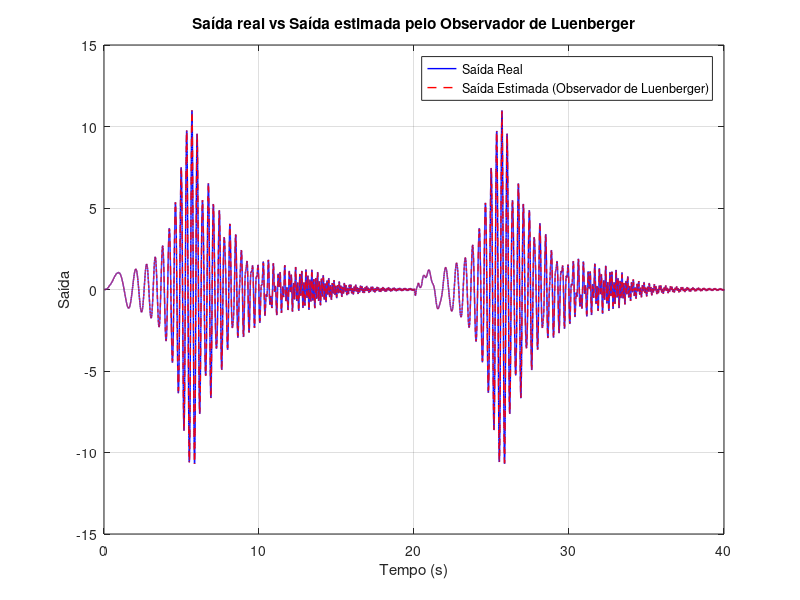

The MATLAB script that drew this image: (Note: this script raises an error after producing the figure.)
close all; clear;

% ---------------------------
% Definição do Sistema
% ---------------------------
A1 = [-0.574 17.825; 
     -17.825 -0.574];
A2 = [-5.762 49.053;
     -49.053 -5.762];

A = [A1 zeros(2);
     zeros(2) A2];

B1 = [2.726 0.0021;
      1.052 0.0012];
B2 = [-5.042 0.0054;
      1.023 -0.0014];

B = [B1; B2];

C21 = [2.938 -6.420];
C22 = [-0.055 -1.499];

C2 = [C21 C22];
D = [0 0];

% Projeto do Observador
poles_sys = eig(A);
poles_observer = 4 * real(poles_sys) + 1i*imag(poles_sys);
L = place(A', C2', poles_observer)';  % Ganho do Observador

% ---------------------------
% Definição do sinal Chirp
% ---------------------------
Fs = 1e3;            % Frequência de amostragem
Fstart = 0;           % Frequência inicial
Fstop = 12;            % Frequência final
BW = Fstop - Fstart;
Tchirp = 20;          % Duração de cada chirp (s)

tVec1 = 0:1/Fs:Tchirp;
tVec2 = (Tchirp):1/Fs:2*Tchirp;

x1_chirp = sin(2*pi*(Fstart.*tVec1 + BW/(2*Tchirp).*tVec1.^2));
x2_chirp = sin(2*pi*(Fstart.*(tVec2 - Tchirp) + BW/(2*Tchirp).*(tVec2 - Tchirp).^2));

x_chirp = [x1_chirp x2_chirp];
t = [tVec1 tVec2];
dt = 1/Fs;
tfalha = 20;          % Falha em 20 segundos

% Entrada para o sistema: 2 entradas iguais
u = [x_chirp; x_chirp];

% ---------------------------
% Simulação do Sistema
% ---------------------------
x = zeros(4, length(t));    % Estados reais
xhat = zeros(4, length(t)); % Estados estimados
e = zeros(4, length(t));    % Erro de estimação

x(:,1) = [0.0; -0.0; 0.0; -0.0];  % Estado inicial real
xhat(:,1) = x(:,1);         % Estado inicial estimado

% Definição da falha (aplicando no Modo 1)
A_danificado = A;
A2_danificado = A2 * 0.95;         % Dano severo no modo 1
A_danificado(3:4,3:4) = A2_danificado;

% Simulação
for k = 1:length(t)-1
    if t(k) < tfalha
        A_current = A;
    else
        A_current = A_danificado;
    end
    
    % Sistema real
    x(:,k+1) = x(:,k) + dt*(A_current*x(:,k) + B*u(:,k));
    
    % Observador
    y = C2*x(:,k);
    yhat = C2*xhat(:,k);
    xhat(:,k+1) = xhat(:,k) + dt*(A*xhat(:,k) + B*u(:,k) + L*(y - yhat));
    
    % Erro
    e(:,k) = x(:,k) - xhat(:,k);
end
e(:,end) = x(:,end) - xhat(:,end);

norma_erro_total = vecnorm(e);
norma_erro_modo1 = vecnorm(e(1:2,:));  % Estados 1 e 2
norma_erro_modo2 = vecnorm(e(3:4,:));  % Estados 3 e 4

% Encontrar índice da falha
idx_falha = find(t >= tfalha, 1);

% Erro médio após a falha
erro_modo1_after = mean(norma_erro_modo1(idx_falha:end));
erro_modo2_after = mean(norma_erro_modo2(idx_falha:end));

% Comparação
disp(['Erro médio após falha - Modo 1: ', num2str(erro_modo1_after)]);
disp(['Erro médio após falha - Modo 2: ', num2str(erro_modo2_after)]);

if erro_modo1_after > 2*erro_modo2_after
    disp('>> Conclusão: Dano no Modo 1 detectado.');
elseif erro_modo2_after > 2*erro_modo1_after
    disp('>> Conclusão: Dano no Modo 2 detectado.');
else
    disp('>> Conclusão: Não foi possível identificar um modo afetado de forma clara.');
end

% ---------------------------
% Saídas Reais e Estimadas
% ---------------------------
y_real = C2*x;
y_est = C2*xhat;

% Definir C para o modo 1
C_modo1 = [C21 0 0];  % Zeroa as contribuições do modo 2

% Saídas reais e estimadas só do modo 1
y_real_modo1_semfiltro = C_modo1 * x;
y_est_modo1_semfiltro = C_modo1 * xhat;

% Erro da saída do modo 1
erro_saida_modo1_semfiltro = y_real_modo1_semfiltro - y_est_modo1_semfiltro;

% Definir C para o modo 2
C_modo2 = [0 0 C22];

% Saídas reais e estimadas só do modo 2
y_real_modo2_semfiltro = C_modo2 * x;
y_est_modo2_semfiltro = C_modo2 * xhat;

% Erro da saída do modo 2
erro_saida_modo2_semfiltro = y_real_modo2_semfiltro - y_est_modo2_semfiltro;

erro_saida = y_real - y_est;

% Plotando saída real vs saída estimada
figure
plot(t, y_real, 'b', 'LineWidth', 1.0)
hold on
plot(t, y_est, 'r--', 'LineWidth', 1.0)
xlabel('Tempo (s)')
ylabel('Saída')
legend('Saída Real', 'Saída Estimada (Observador de Luenberger)')
title('Saída real vs Saída estimada pelo Observador de Luenberger')
grid on
xline(tfalha, '--k', 'Falha');

% Sinal Chirp
figure
plot(t, x_chirp)
xlabel('Tempo (s)')
ylabel('Amplitude')
title('Sinal Chirp aplicado ao sistema (0-12Hz de 0-20s e 20-40s)')
grid on

% Estados reais e estimados
figure
plot(t, x(1,:), 'b', t, xhat(1,:), 'b--')
hold on
plot(t, x(2,:), 'r', t, xhat(2,:), 'r--')
plot(t, x(3,:), 'g', t, xhat(3,:), 'g--')
plot(t, x(4,:), 'm', t, xhat(4,:), 'm--')
legend('x1', 'x1 estimado', 'x2', 'x2 estimado', 'x3', 'x3 estimado', 'x4', 'x4 estimado')
xlabel('Tempo (s)')
ylabel('Estados')
title('Estados reais vs estimados (Filtro de Kalman)')
grid on
xline(tfalha, '--k', 'Falha');

% Norma total do erro
figure
plot(t, norma_erro_total, 'k', 'LineWidth', 1.5)
xlabel('Tempo (s)')
ylabel('Norma do erro ||e(t)||')
title('Norma do erro total (Filtro de Kalman)')
grid on
xline(tfalha, '--r', 'Falha');

% Norma do erro por modo
figure
plot(t, norma_erro_modo1, 'b', 'LineWidth', 1.5)
hold on
plot(t, norma_erro_modo2, 'r', 'LineWidth', 1.5)
xlabel('Tempo (s)')
ylabel('Norma do erro por modo ||e(t)||')
legend('Erro do Modo 1', 'Erro do Modo 2')
title('Norma do erro de estimação separada por modo (Filtro de Kalman)')
grid on
xline(tfalha, '--k', 'Falha');

figure
plot(t, erro_saida)
xlabel('Tempo (s)')
ylabel('Erro de saída')
title('Erro de saída observado vs estimado (sem norma)')
grid on
xline(tfalha, '--r', 'Falha');

figure
plot(t, erro_saida_modo1_semfiltro, 'b', 'LineWidth', 1.5)
hold on
plot(t, erro_saida_modo2_semfiltro, 'r', 'LineWidth', 1.5)
xlabel('Tempo (s)')
ylabel('Erro de saída modal')
legend('Erro do Modo 1', 'Erro do Modo 2')
title('Erro da saída modal SEM filtragem')
grid on
xline(tfalha, '--k', 'Falha');